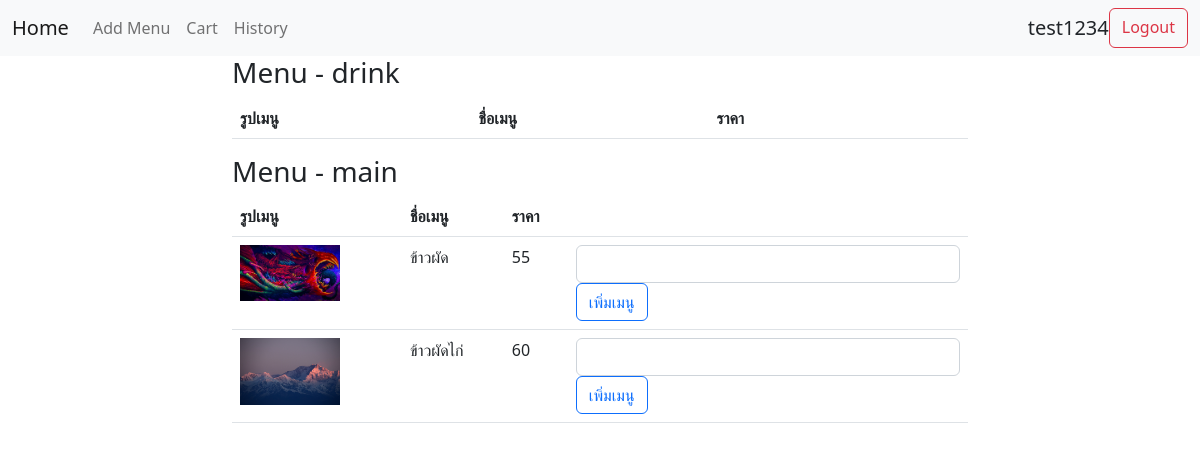
The page /pages/homepage.php (signed in) on the database its author committed.
### tables this page shows
CREATE TABLE `food_types` (
  `mft_id` int(1) NOT NULL,
  `mft_name` varchar(100) NOT NULL
);

CREATE TABLE `foods` (
  `menu_id` int(10) NOT NULL,
  `menu_name` varchar(100) NOT NULL,
  `menu_type` int(1) NOT NULL,
  `menu_file` varchar(100) NOT NULL,
  `menu_price` int(10) NOT NULL,
  `menu_status` int(1) NOT NULL DEFAULT 1,
  `menu_timestamp` timestamp NOT NULL DEFAULT current_timestamp()
);

### services/functions/menutype.php (called while the page is built)
<?php
$query_type = "SELECT * FROM food_types";
$query_type = mysqli_query($conn, $query_type);

### services/functions/menuhomepage.php (called while the page is built)
<?php
$query_select = "SELECT * FROM foods WHERE menu_type = $type";
$result_select = mysqli_query($conn, $query_select);

### pages/homepage.php (the view, shortened to what this page needs)
<?php
include('./../services/connect.php');
?>
<!DOCTYPE html>
<html lang="en">
<head>
  <link rel="stylesheet" href="./../bs5/css//bootstrap.min.css">
</head>
<body>
  <?php include('./components/navbar.php') ?>
  <div class="container">
    <div class="row">
      <div class="col-2"></div>
      <div class="col-8">
        <?php
        require('./../services/functions/menutype.php');
        while ($result_fetch_type = mysqli_fetch_assoc($query_type)) {
          $type = $result_fetch_type['mft_id'];
        ?>
        <h3>Menu - <?= $result_fetch_type['mft_name'] ?></h3>
        <table class="table hover">
          <tr>
            <th>รูปเมนู</th>
            <th>ชื่อเมนู</th>
            <th>ราคา</th>
            <th></th>
          </tr>
          <?php
            require('./../services/functions/menuhomepage.php');
            while ($result_fetch_menu = mysqli_fetch_assoc($result_select)) {
            ?>
          <tr>
            <td><img width="100px" src="./../img/<?= $result_fetch_menu['menu_file'] ?>" alt=""></td>
            <td><?= $result_fetch_menu['menu_name'] ?></td>
            <td><?= $result_fetch_menu['menu_price'] ?></td>
            <td>
              <form action="./../services/cart.php" method="get">
                <input type="number" class="form-control" name="menu_quan" id="">
                <input type="submit" value="เพิ่มเมนู" class="btn btn-outline-primary">
              </form>
            </td>
          </tr>
          <?php } ?>
        </table>
        <?php } ?>
      </div>
      <div class="col-2">
      </div>
    </div>
  </div>
</body>
</html>

### rows shown on the page
food_types: mft_name "drink"
food_types: mft_name "main"
foods: menu_file (picture), menu_name "ข้าวผัด", menu_price "55"
foods: menu_file (picture), menu_name "ข้าวผัดไก่", menu_price "60"

### other values the page prints
$_SESSION['username'] "test1234"
